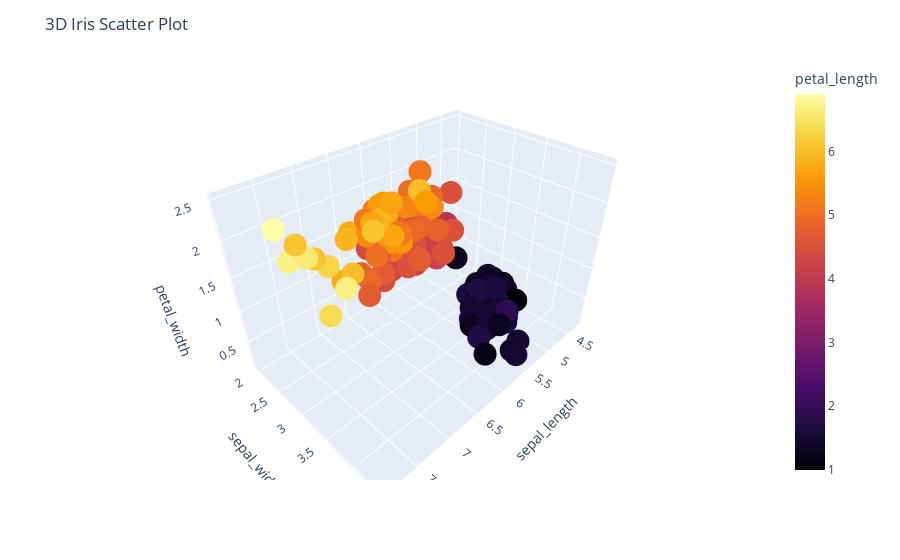

This figure's notebook cell:
### Code cell
# 3d Scatter Plot

color_sequence = px.colors.sequential.Inferno

data = px.data.iris()

fig = px.scatter_3d(data,
                    x='sepal_length',
                    y='sepal_width',
                    z='petal_width',
                    color='petal_length',
                    color_continuous_scale=color_sequence)

fig.update_layout(title='3D Iris Scatter Plot',
                  xaxis_title='Sepal Length',
                  yaxis_title='Sepal Width')

fig.show()

### Figure 1 — Plotly figure (JSON) as saved in the notebook; plotly's stock layout.template omitted (floating-point values rounded to 4 significant figures; data arrays with more than 128 entries replaced by an {"elided": "..."} marker saying what was removed)
{"data": [{"hovertemplate": "sepal_length=%{x}<br>sepal_width=%{y}<br>petal_width=%{z}<br>petal_length=%{marker.color}<extra></extra>", "legendgroup": "", "marker": {"color": {"elided": "150 float values"}, "coloraxis": "coloraxis", "symbol": "circle"}, "mode": "markers", "name": "", "scene": "scene", "showlegend": false, "type": "scatter3d", "x": {"elided": "150 float values"}, "y": {"elided": "150 float values"}, "z": {"elided": "150 float values"}}], "layout": {"coloraxis": {"colorbar": {"title": {"text": "petal_length"}}, "colorscale": [[0, "#000004"], [0.1111, "#1b0c41"], [0.2222, "#4a0c6b"], [0.3333, "#781c6d"], [0.4444, "#a52c60"], [0.5556, "#cf4446"], [0.6667, "#ed6925"], [0.7778, "#fb9b06"], [0.8889, "#f7d13d"], [1, "#fcffa4"]]}, "legend": {"tracegroupgap": 0}, "margin": {"t": 60}, "scene": {"domain": {"x": [0, 1], "y": [0, 1]}, "xaxis": {"title": {"text": "sepal_length"}}, "yaxis": {"title": {"text": "sepal_width"}}, "zaxis": {"title": {"text": "petal_width"}}}, "title": {"text": "3D Iris Scatter Plot"}, "xaxis": {"title": {"text": "Sepal Length"}}, "yaxis": {"title": {"text": "Sepal Width"}}}}
